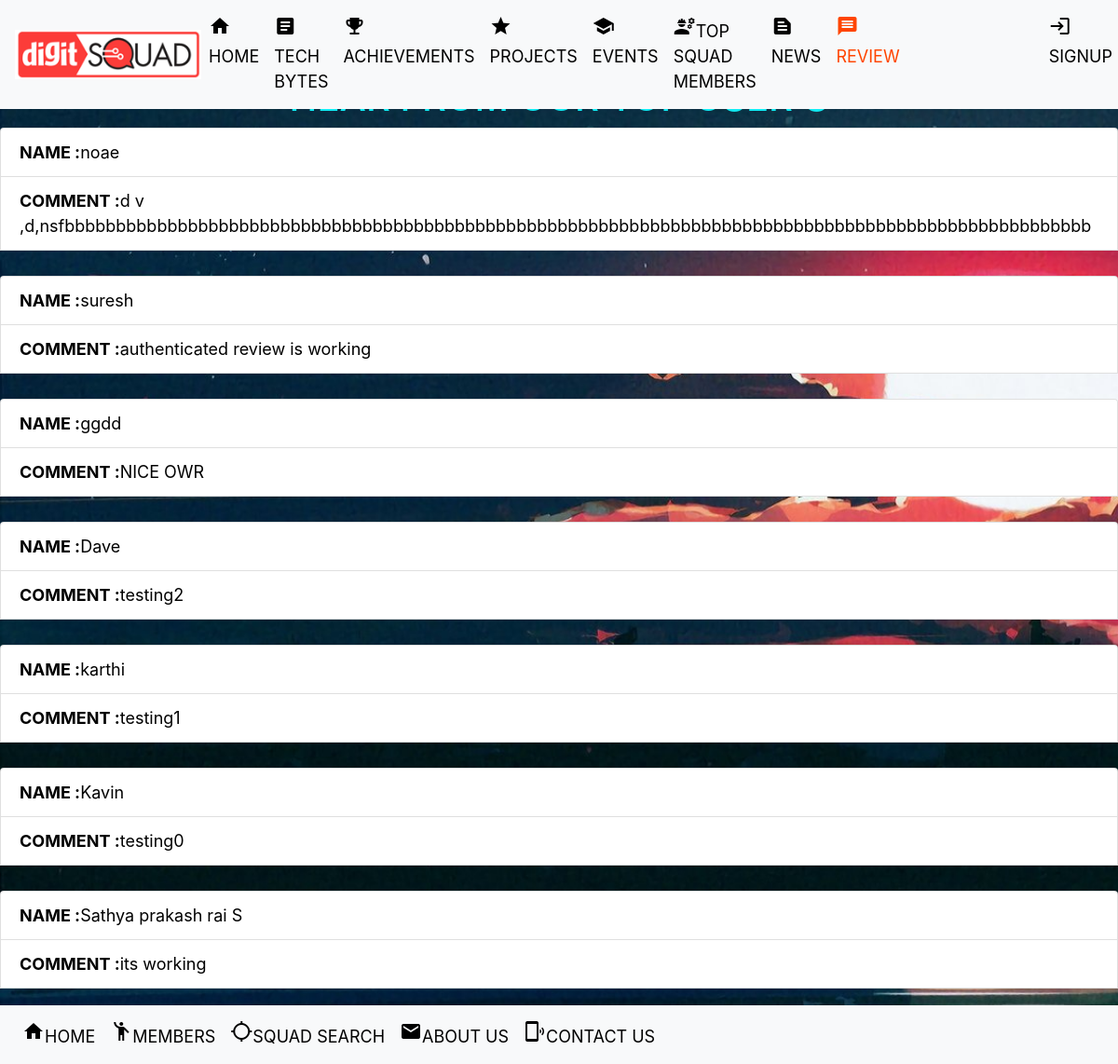
/comment/, run on the app's committed database.
### main/models.py (models this page shows)
class review(models.Model):
	name=models.CharField(max_length=100)
	comment=models.CharField(max_length=5000)

### main/views.py (the view)
# urls.py: path('comment/',include("main.urls")),
def comment(request):
    obj = review.objects.all()
    return render(request,"review.html",{'obj':obj})

### templates/review.html (shortened to what this page needs)
<!doctype html>
{% load static %}
<html lang="en">
  <head>
    <link rel="stylesheet" href="https://stackpath.bootstrapcdn.com/bootstrap/4.5.2/css/bootstrap.min.css">
  </head>
  <body>
  <link rel='stylesheet'  href="{% static 'CSS\master.css' %}">
 <nav class="navbar fixed-top navbar-dark bg-light">
  <nav class="navbar fixed-top navbar-expand-lg navbar-warning bg-light">
<div style="width: 200px;">
      <img style="width:200px ;" src="{% static 'images/logo.png' %}" class="img" alt="not found">
  </div>
  <div class="collapse navbar-collapse" id="navbarText">
    <ul class="navbar-nav mr-auto">
      <li class="nav-item active">
        <a class="nav-link" style="color: #000000" href="/basic"><div class="hello"><span class="material-icons">home</span>HOME</div></a>
      </li>
      <li class="nav-item ">
        <a class="nav-link" style="color: #000000" href="/newspost"><div class="hello"><span class="material-icons">article</span>TECH BYTES</div></a>
      </li>
      <li class="nav-item ">
        <a class="nav-link" style="color: #000000" href="/achievements"><div class="hello"><span class="material-icons">emoji_events</span>ACHIEVEMENTS</div></a>
      </li>
      <li class="nav-item ">
        <a class="nav-link" style="color: #000000" href="/project"><div class="hello"><span class="material-icons">star</span>PROJECTS</div></a>
      </li>
      <li class="nav-item ">
        <a class="nav-link" style="color: #000000" href="/events"><div class="hello"><span class="material-icons">school</span>EVENTS</div></a>
      </li>
      <li class="nav-item">
        <a class="nav-link" style="color: #000000" href="/tmembers"><div class="hello"><span class="material-icons">engineering</span>TOP SQUAD MEMBERS</div></a>
      </li>
      <li class="nav-item">
        <a class="nav-link" style="color: #000000" href="/news"><div class="hello"><span class="material-icons">text_snippet</span>NEWS</div></a>
      </li>
      <li class="nav-item">
        <a class="nav-link" style="color: #ff4500" href="/comment"><div class="hello"><span class="material-icons">message</span>REVIEW</div></a>
      </li>
      {% if user.is_authenticated %}
      <div style="border-radius:50%" class="btn-group">
     <button type="button" class="btn btn-danger dropdown-toggle" data-toggle="dropdown" aria-haspopup="true" aria-expanded="false">
      {{request.user.username}}
     </button>
      <div class="dropdown-menu">
               <a class="dropdown-item" href="/viewprofile">EDIT PROFILE</a>
              <div class="dropdown-divider"></div>
               <a class="dropdown-item" href="/dispprofile">VIEW PROFILE</a>
              </div>
        <li class="nav-item">
        <a class="nav-link" style="color: #000000" href="/logout"><div class="hello"><span class="material-icons">lock_open</span>LOGOUT</div></a>
      </li>
      {% else %}
       <li class="nav-item">
        <a class="nav-link" style="color: #000000" href="/login"><div class="hello"><span class="material-icons">login</span>SIGNUP</div></a>
      </li>
      {% endif %}
</div>
</nav>
</nav>
 <br>
  <br><br>
 <h1 style="text-align:center;"><a style="color: #11EBF3;" class="font">HEAR FROM OUR TOP USER'S</a></h1>
{% for i in obj reversed%}
<ul class="list-group">
  <li class="list-group-item"><b>NAME  :</b>{{i.name}}</li>
  <li  style="overflow-wrap: break-word;"class="list-group-item"><b>COMMENT  :</b>{{i.comment}}</li>
  <br>
 </ul>
{% endfor %}
 </body>
<br><br>
<nav class="navbar fixed-bottom navbar-expand-sm bg-light">
<nav class="navbar fixed-bottom navbar-expand-lg navbar-warning bg-light">
  <div class="collapse navbar-collapse" id="navbarText">
    <ul class="navbar-nav mr-auto">
      <li class="nav-item active">
        <a class="nav-link" style="color: #000000" href="/basic"><div class="hello"><span class="material-icons">home</span>HOME</div></a>
      </li>
      <li class="nav-item ">
        <a class="nav-link" style="color: #000000" href="/members"><div class="hello"><span class="material-icons">emoji_people</span>MEMBERS</div></a>
      </li>
      <li class="nav-item ">
        <a class="nav-link" style="color: #000000" href="/pybot"><div class="hello"><span class="material-icons">location_searching</span>SQUAD SEARCH</div></a>
      </li>
      <li class="nav-item ">
        <a class="nav-link" style="color: #000000" href="/aboutus"><div class="hello"><span class="material-icons">mail</span>ABOUT US</div></a>
      </li>
      <li class="nav-item ">
        <a class="nav-link" style="color: #000000" href="/contactus"><div class="hello"><span class="material-icons">phonelink_ring</span>CONTACT US</div></a>
      </li>
    </ul>
  </div>
</nav>
</nav>
    </body>
  </body>
  </body>
</html>

### static/CSS/master.css (style rules this page uses)
body { color: black; font-size: large; }

### data on the page
review: name "noae", comment "d v ,d,nsfbbbbbbbbbbbbbbbbbbbbbbbbbbbbbbbbbbbbbbbbbbbbbbbbbbbbbbbbbbbbbbbbbbbbbbbbbbbbbbbbbbbbbbbbbbbbbbbbbbbb"
review: name "suresh", comment "authenticated review is working"
review: name "ggdd", comment "NICE OWR"
review: name "Dave", comment "testing2"
review: name "karthi", comment "testing1"
review: name "Kavin", comment "testing0"
review: name "Sathya prakash rai S", comment "its working"
